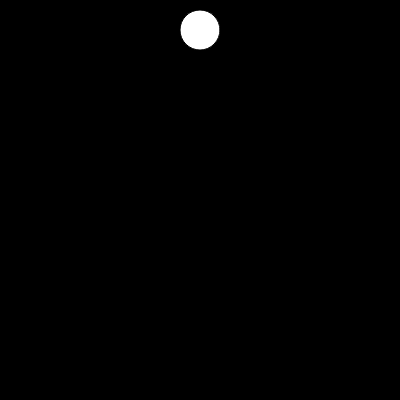
Frame 1 (no input)
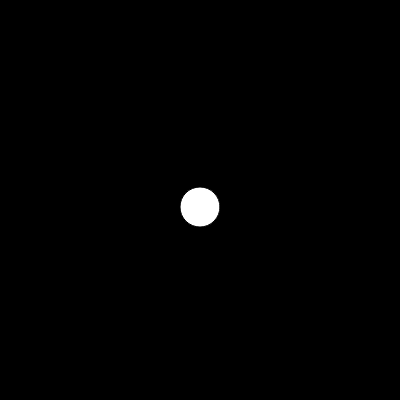
Frame 60 (no input)
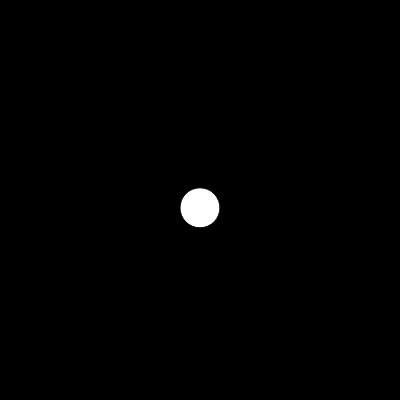
Frame 120 (the mouse pressed at the canvas centre since frame 60)

The p5.js sketch that drew these frames (run headless with seeded random() and noise() and a simulated clock; from frame 60 on, the mouse is pressed at the canvas centre):

// p5.js sketch
// ── sketch.js
let ball = {
  x: 200,
  y: 30,
  speed: 0,
  radius: 20
}

var gravity = 0.1;
var damp = -0.80;

function setup() {
  createCanvas(400, 400);
}

function displayBall() {
  fill(255);
  circle(ball.x, ball.y, ball.radius*2)
}

function moveBall() {
  ball.speed = ball.speed + gravity;
  ball.y = ball.y + ball.speed;
  if (ball.y > height - ball.radius) {
    ball.y = height - ball.radius;
    ball.speed = ball.speed * damp;
  }
}

function draw() {
  background(0);
  displayBall();
  moveBall();
}
